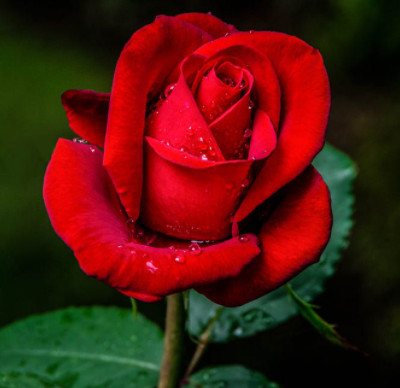
#> input picture Roza.jpg, 400 x 388 px
$ jupyter execute 'Wykład_Wizu_Projekt.ipynb'
#> lines starting #> are read from the running program, lines starting #| are printed output that depends on the picture
Prezentacja biblioteki OPEN CV

# Import

Aby pobrać:
pip install opencv-python

[cell 1]
import cv2

# Otworzenie zdjęć

[cell 2]
sciezka_do_zdjecia = "Roza.jpg"
zdjecie = cv2.imread(sciezka_do_zdjecia)
#> zdjecie is the input picture: shape (388, 400, 3); mean B, G, R 13.9, 24.1, 80.4

Wyświetlenie zdjęcia

[cell 3]
import matplotlib.pyplot as plt


zdjecie_rgb = cv2.cvtColor(zdjecie, cv2.COLOR_BGR2RGB)#zrzutowanie z BGR na RGB

plt.figure()
plt.imshow(zdjecie_rgb)
plt.title("Moje zdjęcie")
plt.axis('off')
plt.show()

# Zmiana wymiarów

[cell 4]
nowe_wymiary = (800,800)
zdjecie_resize = cv2.resize(zdjecie, nowe_wymiary)
zdjecie_resize_rgb = cv2.cvtColor(zdjecie_resize, cv2.COLOR_BGR2RGB)#zrzutowanie z BGR na RGB

plt.figure()
plt.imshow(zdjecie_resize_rgb)
plt.title("Moje zdjęcie")
plt.axis('off')
plt.show()

[cell 5]
nowe_wymiary = (80,80)
zdjecie_resize = cv2.resize(zdjecie, nowe_wymiary)
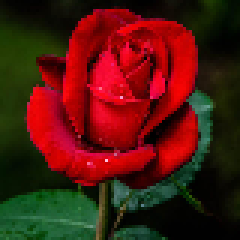
#> zdjecie_resize: shape (80, 80, 3) (shown 3 times larger); mean B, G, R 13.9, 24, 80.3
zdjecie_resize_rgb = cv2.cvtColor(zdjecie_resize, cv2.COLOR_BGR2RGB)#zrzutowanie z BGR na RGB
#> zdjecie_resize_rgb: shape (80, 80, 3)

plt.figure()
plt.imshow(zdjecie_resize_rgb)
plt.title("Moje zdjęcie")
plt.axis('off')
plt.show()

[cell 6]
nowe_wymiary = (800,800)
zdjecie_resize = cv2.resize(zdjecie_resize, nowe_wymiary)
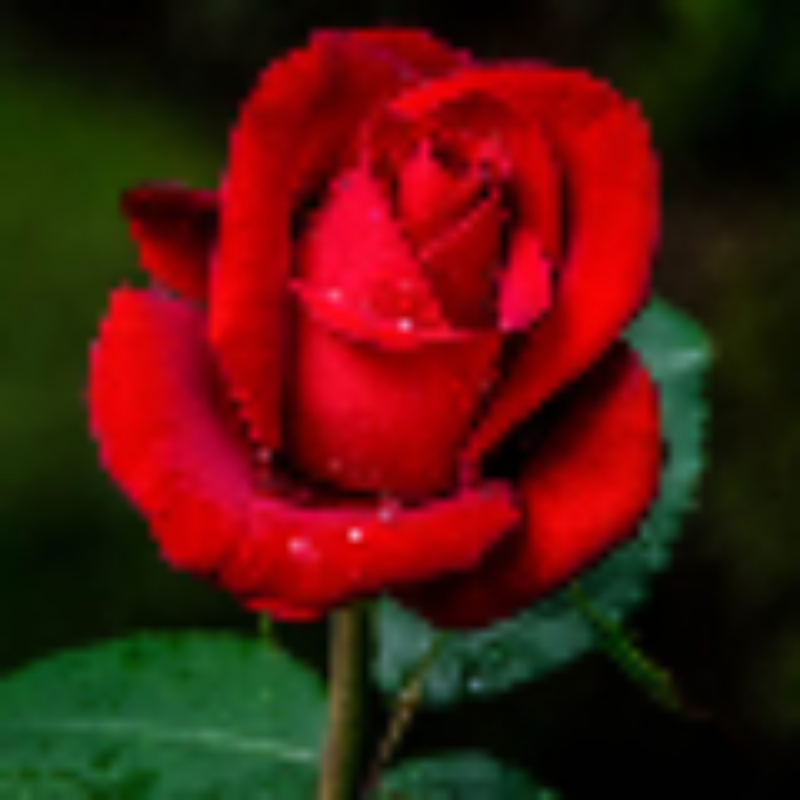
#> zdjecie_resize: shape (800, 800, 3); mean B, G, R 13.8, 23.9, 80.2
zdjecie_resize_rgb = cv2.cvtColor(zdjecie_resize, cv2.COLOR_BGR2RGB)#zrzutowanie z BGR na RGB
#> zdjecie_resize_rgb: shape (800, 800, 3)

plt.figure()
plt.imshow(zdjecie_resize_rgb)
plt.title("Moje zdjęcie")
plt.axis('off')
plt.show()

# Upscaling

[cell 7]
nowe_wymiary = (80,80)
zdjecie_resize = cv2.resize(zdjecie, nowe_wymiary)
zdjecie_resize_rgb = cv2.cvtColor(zdjecie_resize, cv2.COLOR_BGR2RGB)#zrzutowanie z BGR na RGB

plt.figure()
plt.imshow(zdjecie_resize_rgb)
plt.title("Moje zdjęcie")
plt.axis('off')
plt.show()

Upscaling wykonuje się podobnie jak `resize`, ale trzeba podać kilka dodatkowych danych:

```python
cv2.resize(zdjecie, None, fx=powiększenie_x, fy=powiększenie_y, interpolation=rodzaj_interpolacji)
```

powiększenie_x, powiększenie_y – określają, ile razy zwiększyć ilość pikseli w poziomie i pionie.
rodzaj_interpolacji – określa rodzaj interpolacji, do wyboru mamy:

    - cv2.INTER_NEAREST – interpolacja najbliższego sąsiada (szybka, ale niska jakość)
    - cv2.INTER_LINEAR   – interpolacja biliniowa (domyślna przy powiększaniu)
    - cv2.INTER_CUBIC    – interpolacja bikubiczna (wolniejsza, lepsza jakość)
    - cv2.INTER_LANCZOS4 – interpolacja Lanczos z 8 sąsiadami (najlepsza jakość, najwolniejsza)

[cell 8]
nowe_wymiary = (800,800)
zdjecie_resize = cv2.resize(zdjecie_resize, None, fx=2.0, fy=2.0, interpolation=cv2.INTER_LINEAR)
#> zdjecie_resize: shape (160, 160, 3)
zdjecie_resize_rgb = cv2.cvtColor(zdjecie_resize, cv2.COLOR_BGR2RGB)#zrzutowanie z BGR na RGB
#> zdjecie_resize_rgb: shape (160, 160, 3)

plt.figure()
plt.imshow(zdjecie_resize_rgb)
plt.title("Moje zdjęcie")
plt.axis('off')
plt.show()

$ run again, with rotated_image.jpg copied over Roza.jpg
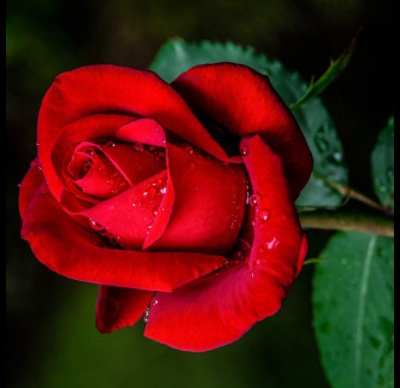
#> input picture rotated_image.jpg, 400 x 388 px
#> zdjecie is the input picture: shape (388, 400, 3); mean B, G, R 13.8, 23.1, 79.8
#> `zdjecie_resize = cv2.resize(zdjecie, nowe_wymiary)`:
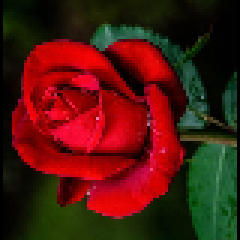
#> zdjecie_resize: shape (80, 80, 3) (shown 3 times larger); mean B, G, R 13.8, 23.2, 79.8
#> `zdjecie_resize = cv2.resize(zdjecie_resize, nowe_wymiary)`:
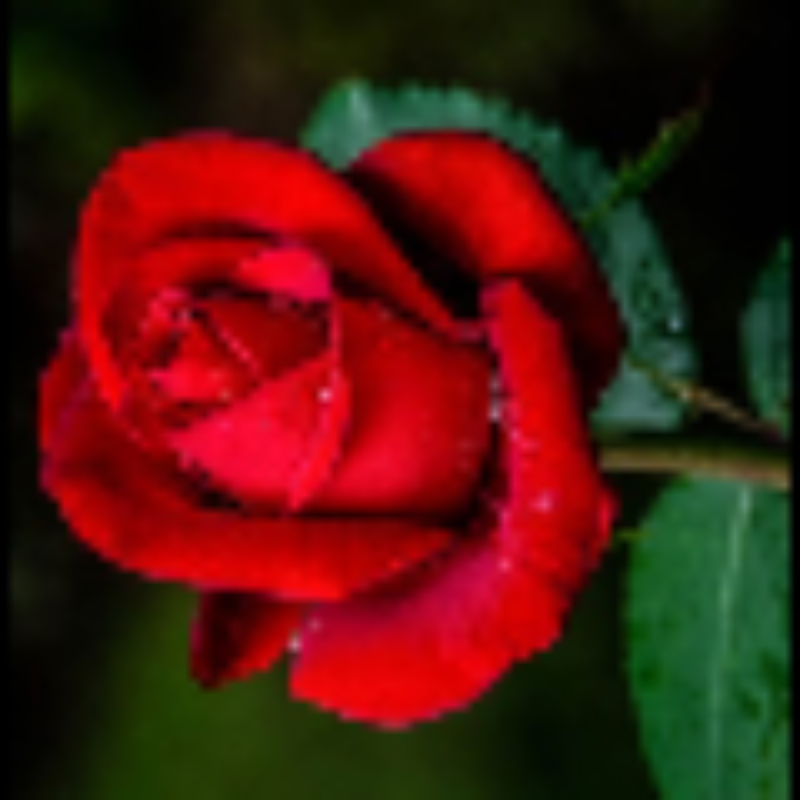
#> zdjecie_resize: shape (800, 800, 3); mean B, G, R 13.7, 23.1, 79.6
